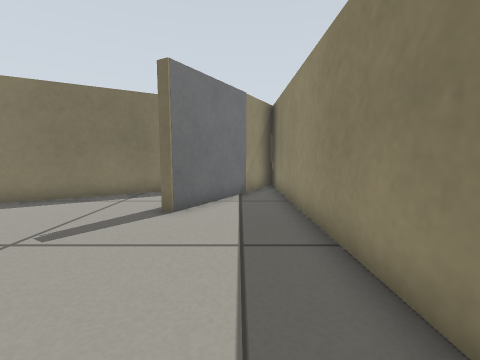
view 1 (above)

18 first-person views from a walk through a Gazebo world. The camera is 0.39 m above the floor, tilts 6° down and sees 90° across. The floor is counted in squares, 0.25 m on a side. Each view is taken from the middle of a square. On the plan, view 1 faces up. The plan holds only what a view shows up to about 13 squares ahead; the rest is blank. Surface patterns are stand-ins for the level's own textures.

view 2
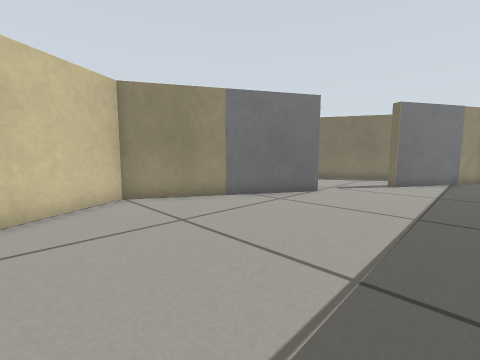

view 3
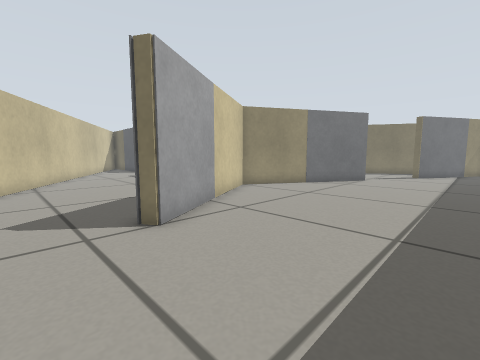

view 4
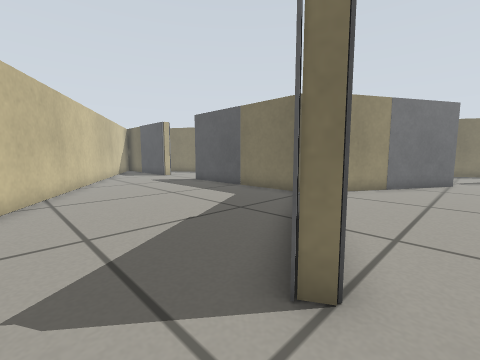

view 5
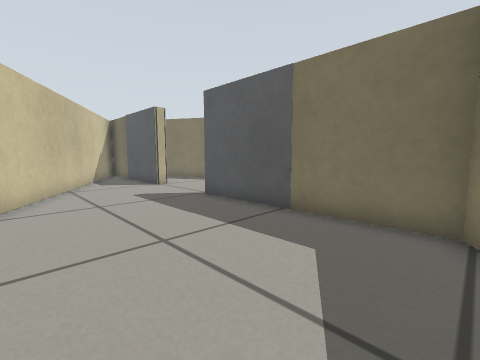

view 6
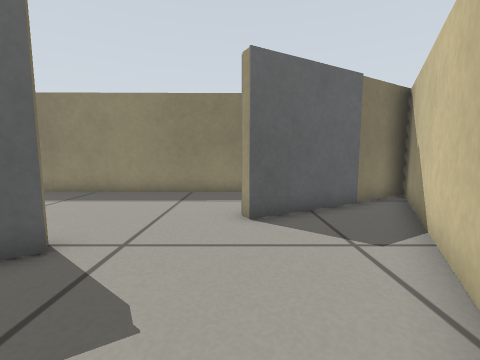

view 7
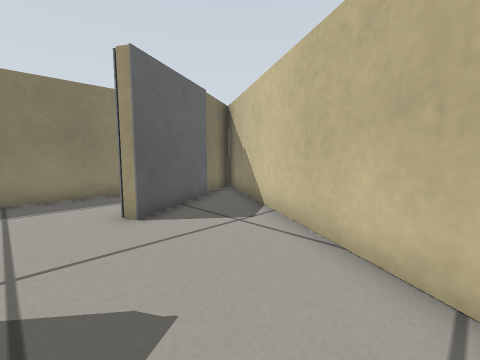

view 8
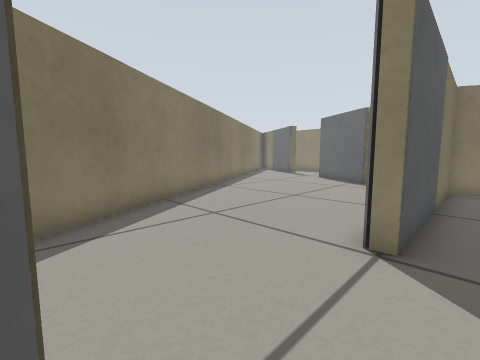

view 9
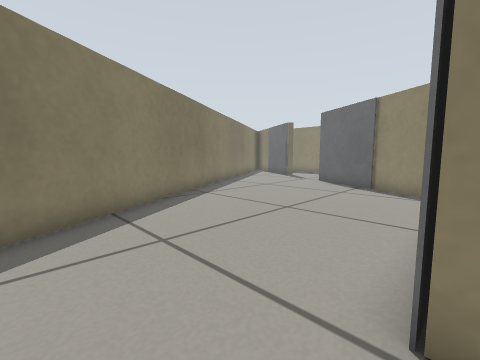

view 10
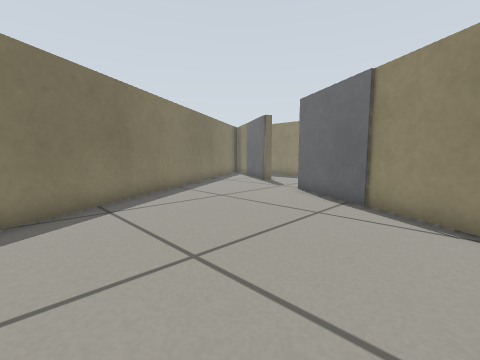

view 11
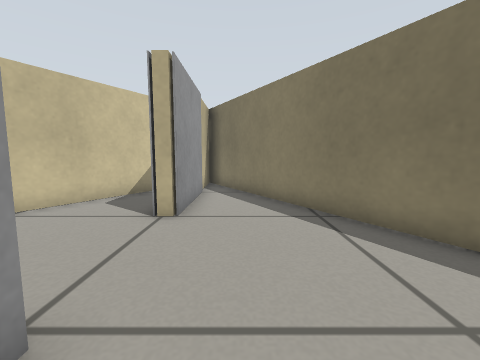

view 12
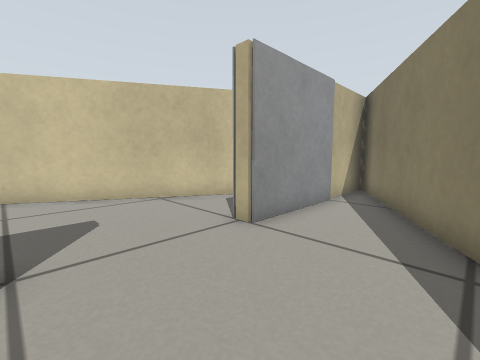

view 13
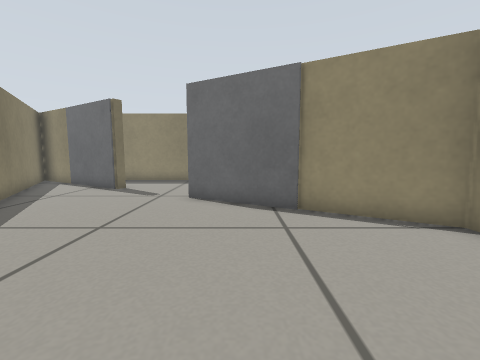

view 14
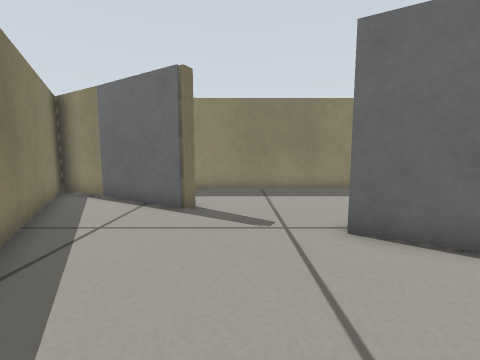

view 15
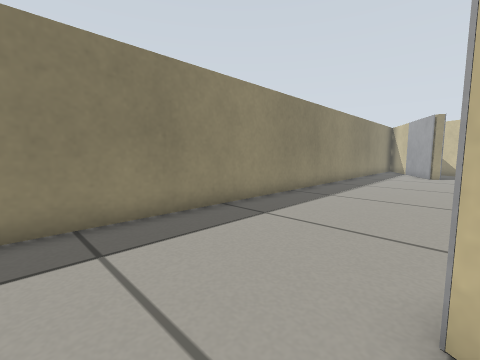

view 16
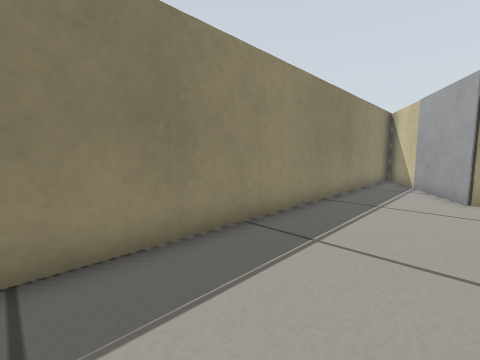

view 17
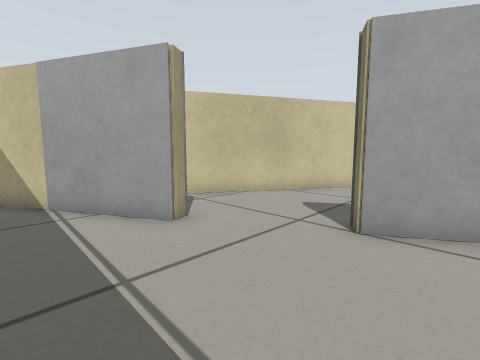

view 18
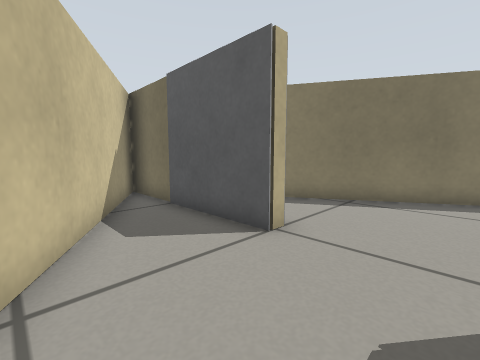

### Floor plan
Key: @ floor where view 1 was taken; # wall or solid block; . floor; M marker.
Columns run from 26 left of view 1 to 2 right of it. Each row starts with its distance up from view 1.
 11                        ######
 10                      ###..#.#
  9                    ###...##.#
  8                   ##.....M..#
  7                 ###.....M#..#
  6               ###...........#
  5             ###.............#
  4            ##...............#
  3          ###................#
  2        ###...........MM.....#
  1      ###.............#......#
  0     ##..............##....@.#
 -1   ###..............##.......#
 -2 ###................#........#
 -3 #.................##........#
 -4 ###MMM#....MMM#####.........#
 -5 ##................##........#
 -6  ##................#........#
 -7   ###..............##.......#
 -8     ###.............M.......#
 -9       ###...........MM......#
-10         ##...........##.....#
-11          ###................#
-12            ###..............#
-13              ###............#
-14                ##...........#
-15                 ###.....MM..#
-16                   ###....#..#
-17                     ###..M#.#
-18                       ##..#.#
-19                        ######

Where each view was taken, in squares from view 1:
view 1: 0 up, 0 right, facing up
view 2: 7 down, 1 right, facing up-left
view 3: 13 down, 1 right, facing up-left
view 4: 13 down, 3 left, facing up-left
view 5: 10 down, 8 left, facing up-left
view 6: 14 down, 8 left, facing right
view 7: 12 down, 8 left, facing down-right
view 8: 5 down, 20 left, facing up-right
view 9: 4 down, 18 left, facing up-right
view 10: 3 down, 14 left, facing up-right
view 11: 2 down, 14 left, facing left
view 12: 0 up, 16 left, facing down-left
view 13: 1 up, 13 left, facing right
view 14: 5 up, 9 left, facing right
view 15: 5 up, 4 left, facing down-right
view 16: 4 down, 2 left, facing down-right
view 17: 9 down, 1 right, facing down-left
view 18: 8 down, 17 left, facing up-left
